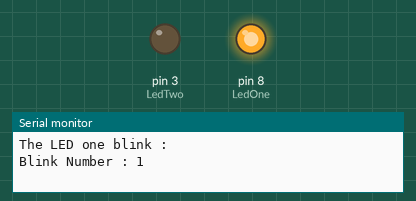
This sketch was run on a simulated Arduino Uno, built with avr-gcc and run on an emulated ATmega328P. Shown: output pins drawn as LEDs (lit = HIGH), the last lines printed to the serial monitor.

Above: at 0.2 s.
At 6.2 s:
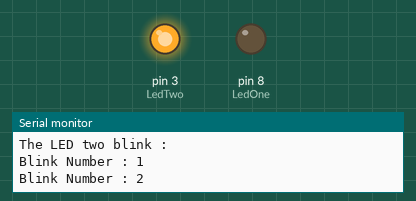
At 11.7 s:
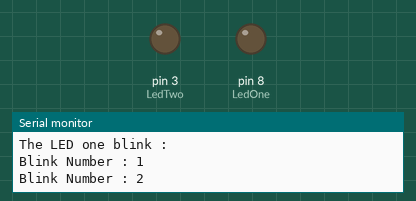
Timing chart, 0 to 13.0 s (numbered marks = the images above):
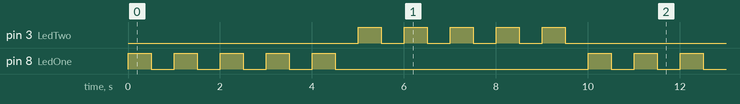

The sketch:

Lesson-4.ino
```cpp
int LedOne = 8;  //Declaring LED one to pin 8
int LedTwo = 3;  //Decalring LED two to pin 3
int delayOneOn = 500;  //On time for LED one
int delayTwoOn = 500;  //On time for LED two
int delayOneOff = 500; //Off time for LED one
int delayTwoOff = 500; //Off time for LED two
int blinkLedOne = 5;  //Number of times LED one will blink
int blinkLedTwo = 5; //Number of times LED two will blink

void setup() {

  Serial.begin(9600 );
  pinMode(LedOne,OUTPUT);
  pinMode(LedTwo,OUTPUT);

}

void loop() {
  Serial.println("The LED one blink : ");
  for(int i = 0;i < blinkLedOne;i++){
    Serial.print("Blink Number : ");
    Serial.println(i+1);
    digitalWrite(LedOne,HIGH); //Turning the LED one on
    delay(delayOneOn);  //LED one on time
    digitalWrite(LedOne,LOW); //Turing the LED one off
    delay(delayOneOff);  //LED one off time
  }
  Serial.print("\n");
  Serial.println("The LED two blink : ");

  for(int i = 0;i < blinkLedTwo;i++){
    Serial.print("Blink Number : ");
    Serial.println(i+1);
    digitalWrite(LedTwo,HIGH);
    delay(delayTwoOn);
    digitalWrite(LedTwo,LOW);
    delay(delayTwoOff);
  }


}
```

Measured:
- by itself, pin 3 (LedTwo), pin 8 (LedOne): repeats every 10.0 s: 4 × (LOW 0.50 s, HIGH 0.50 s), LOW 5.5 s, HIGH 0.50 s
- by itself, everything shown: repeats every 10.0 s, in 20 steps
